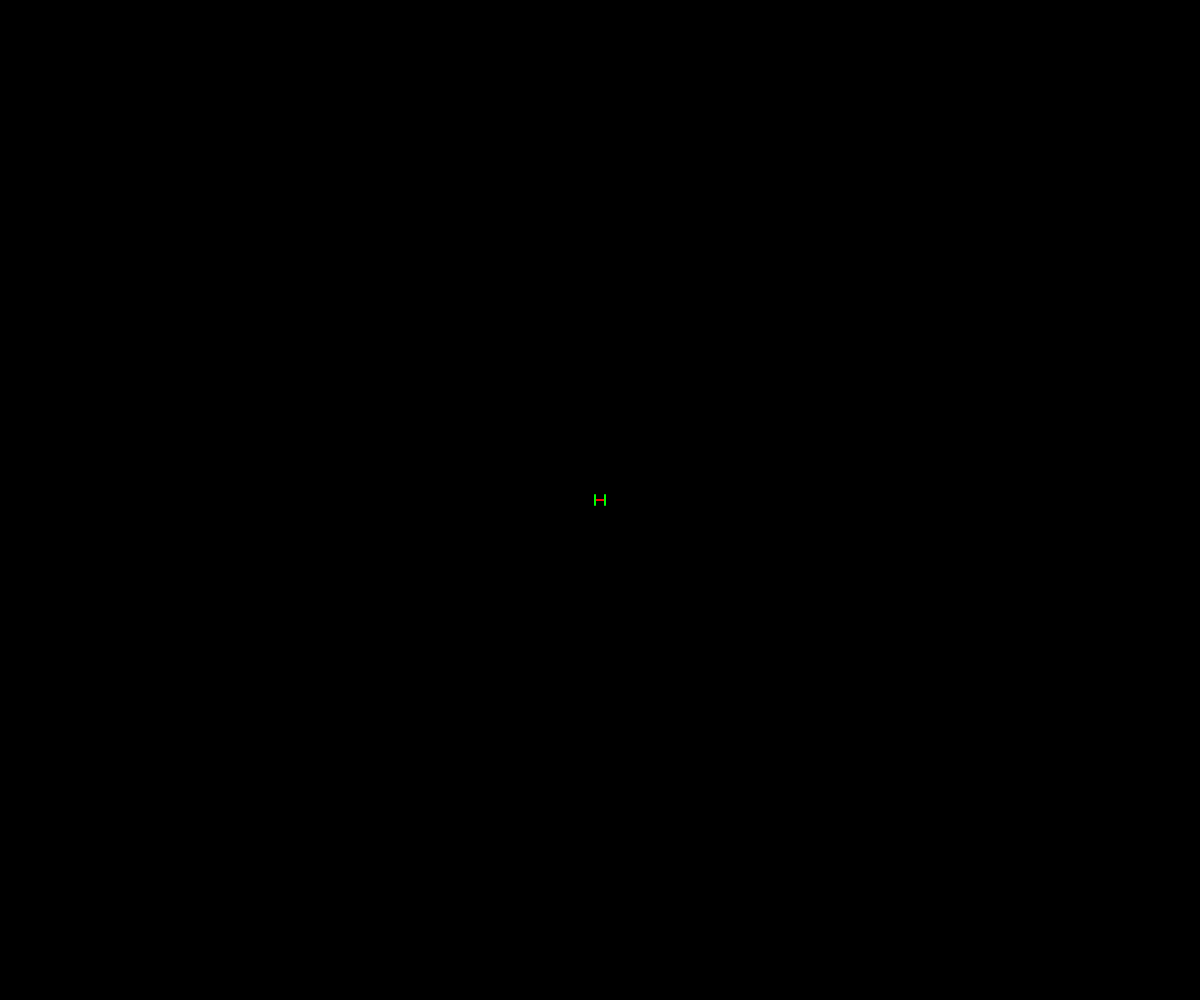
Frame 1 (no input)
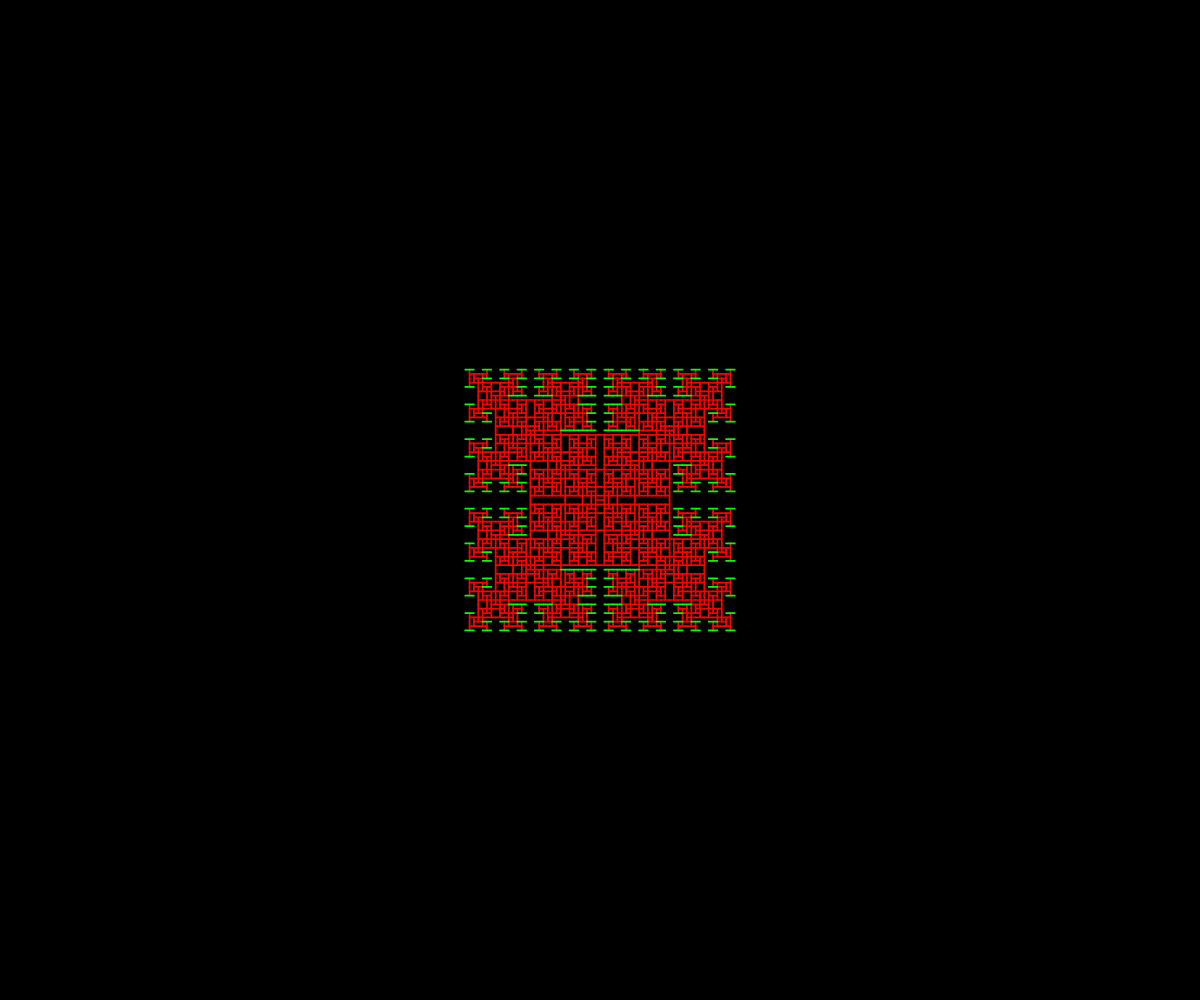
Frame 60 (no input)
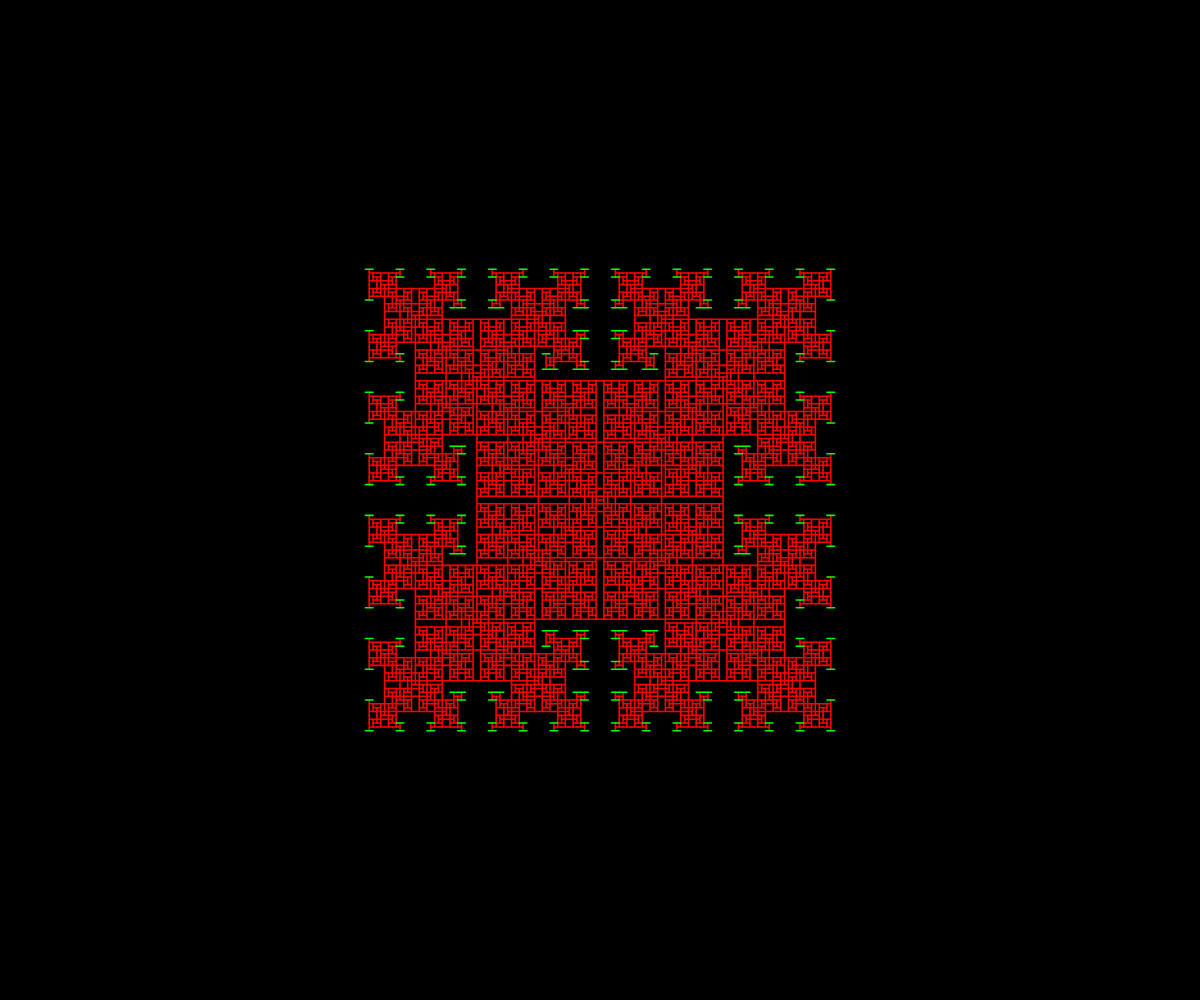
Frame 120 (the mouse pressed at the canvas centre since frame 60)

The p5.js sketch that drew these frames (run headless with seeded random() and noise() and a simulated clock; from frame 60 on, the mouse is pressed at the canvas centre):

// p5.js sketch
// ── sketch.js
//TODO: Maybe make more efficient(and maybe as zoom out sytematically remove toothpicks from beginning of full toothpicks(ones to small to botice being gone))

let full=[];//toothpicks can't add onto
let open=[];//toothpicks with one or 2 open edges
let length=10;//length of one toothpick
let minY=0;
let maxY;
let factor;

function setup() {
  createCanvas(innerWidth,innerHeight);
  open.push([-length/2,0,length/2,0]);//each toothpick is an array of 4 values, x1,y1,x2,y2
  maxY=height;
}

function draw() {
  background(0);
  let temp=[];//store toothpicks added this run
  translate(width/2,height/2);
  factor=height/(maxY-minY);
  scale(factor);

  //draw full toothpicks
  for(let i=0;i<full.length;i++){
    stroke(255,0,0);
    strokeWeight(2);
    line(full[i][0],full[i][1],full[i][2],full[i][3]);
  }

  //empty out open toothpicks and handle them
  for(let i=open.length-1;i>=0;i--){
    //draw toothpick
    stroke(255,0,0);
    strokeWeight(2);
    line(open[i][0],open[i][1],open[i][2],open[i][3]);
    //check which ends are open
    let p1=true;
    let p2=true;
    //check against full toothpicks
    for(let j=0;j<full.length;j++){
      if((open[i][0]==full[j][0]&&full[j][1]==open[i][1])||(open[i][0]==full[j][2]&&full[j][3]==open[i][1])){
        p1=false;
      }
      if((open[i][2]==full[j][0]&&full[j][1]==open[i][3])||(open[i][2]==full[j][2]&&full[j][3]==open[i][3])){
        p2=false;
      }
    }
    //check against other open toothpicks
    for(let j=0;j<open.length;j++){
      if(j!=i){//if not the current toothpick
        if((open[i][0]==open[j][0]&&open[j][1]==open[i][1])||(open[i][0]==open[j][2]&&open[j][3]==open[i][1])){
          p1=false;
        }
        if((open[i][2]==open[j][0]&&open[j][1]==open[i][3])||(open[i][2]==open[j][2]&&open[j][3]==open[i][3])){
          p2=false;
        }
      }
    }
    //check against new toothpicks?
    for(let j=0;j<temp.length;j++){
      if((open[i][0]==temp[j][0]&&temp[j][1]==open[i][1])||(open[i][0]==temp[j][2]&&temp[j][3]==open[i][1])){
        p1=false;
      }
      if((open[i][2]==temp[j][0]&&temp[j][1]==open[i][3])||(open[i][2]==temp[j][2]&&temp[j][3]==open[i][3])){
        p2=false;
      }
    }
    //figure out if this toothpick is horizontal or vertical
    let vert=(open[i][0]==open[i][2]);
    //add new toothpicks to open ends
    if(p1){
      if(vert){
        temp.push([open[i][0]-length/2,open[i][1],open[i][0]+length/2,open[i][1]]);
      }else{
        temp.push([open[i][0],open[i][1]-length/2,open[i][0],open[i][1]+length/2]);
      }
    }
    if(p2){
      if(vert){
        temp.push([open[i][2]-length/2,open[i][3],open[i][2]+length/2,open[i][3]]);
      }else{
        temp.push([open[i][2],open[i][3]-length/2,open[i][2],open[i][3]+length/2]);
      }
    }
    //move toothpick out of open array
    full.push(open[i]);
    open.pop();
  }
  //draw new toothpicks and add them to open or full
  for(let i=0;i<temp.length;i++){
    //check if it is added offscreen
    minY=min(minY,temp[i][1]);
    maxY=max(maxY,temp[i][3]);
    //draw toothpick
    stroke(0,255,0);
    strokeWeight(2);
    line(temp[i][0],temp[i][1],temp[i][2],temp[i][3]);
    //check which ends are open
    let p1=true;
    let p2=true;
    //check against full toothpicks
    for(let j=0;j<full.length;j++){
      if((temp[i][0]==full[j][0]&&full[j][1]==temp[i][1])||(temp[i][0]==full[j][2]&&full[j][3]==temp[i][1])){
        p1=false;
      }
      if((temp[i][2]==full[j][0]&&full[j][1]==temp[i][3])||(temp[i][2]==full[j][2]&&full[j][3]==temp[i][3])){
        p2=false;
      }
    }
    //check against other new toothpicks
    for(let j=0;j<temp.length;j++){
      if(j!=i){//if not the current toothpick
        if((temp[i][0]==temp[j][0]&&temp[j][1]==temp[i][1])||(temp[i][0]==temp[j][2]&&temp[j][3]==temp[i][1])){
          p1=false;
        }
        if((temp[i][2]==temp[j][0]&&temp[j][1]==temp[i][3])||(temp[i][2]==temp[j][2]&&temp[j][3]==temp[i][3])){
          p2=false;
        }
      }
    }
    //if neither end is open it is full
    if(!p1&&!p2){
      full.push(temp[i]);
    }else{
      open.push(temp[i]);
    }
  }
}
